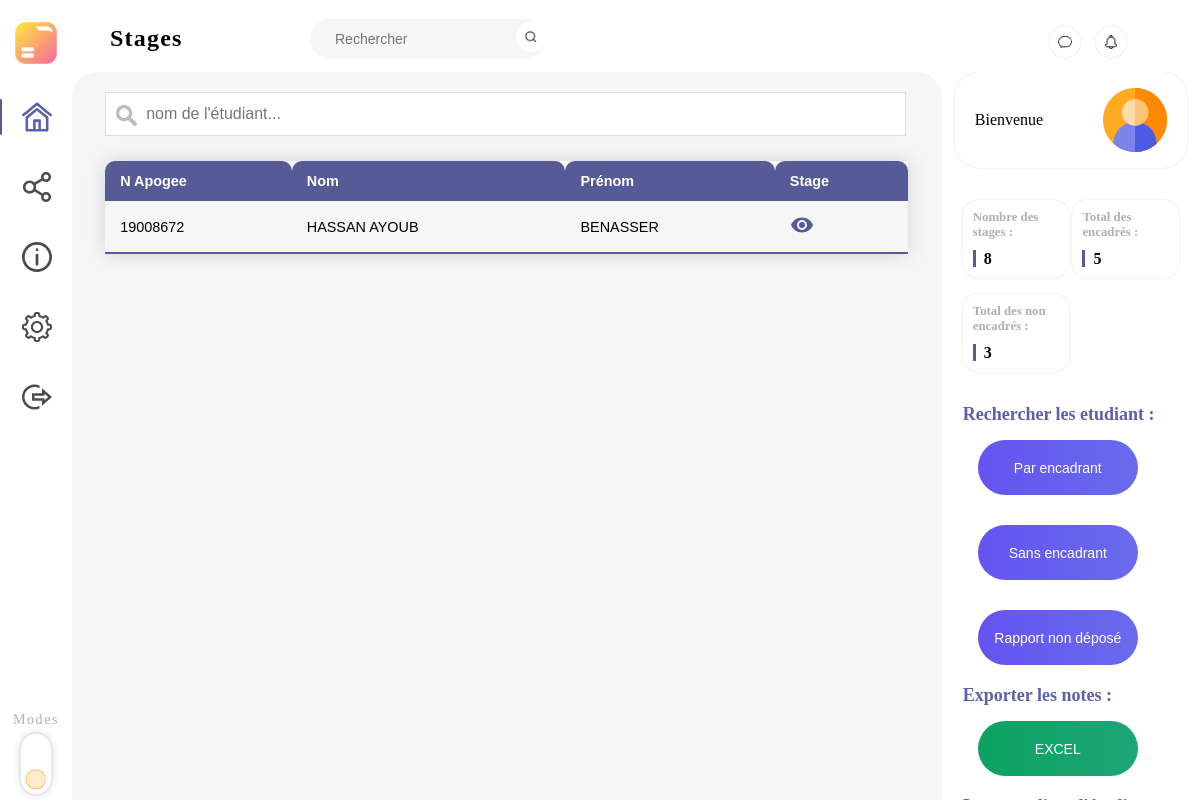
The app's page /admin/recherche_rapport_non_deposer.php (signed in) with its own data.
### tables this page shows
CREATE TABLE `stage` (
  `id_stage` int(15) NOT NULL,
  `intitule_sujet` varchar(30) DEFAULT NULL,
  `description_sujet` varchar(300) DEFAULT NULL,
  `technologies` varchar(90) DEFAULT NULL,
  `premiere_version` varchar(200) DEFAULT NULL,
  `version_corrige` varchar(200) DEFAULT NULL,
  `presentation` varchar(200) DEFAULT NULL,
  `attestation_stage` varchar(200) DEFAULT NULL,
  `fiche_evalution` varchar(200) DEFAULT NULL,
  `nom_encadrant` varchar(200) DEFAULT NULL,
  `prenom_encardrant` varchar(30) DEFAULT NULL,
  `note` int(10) DEFAULT NULL,
  `est_valide` tinyint(1) DEFAULT 0,
  `type` varchar(10) DEFAULT NULL,
  `id_enseignant` int(20) DEFAULT NULL,
  `id_entreprise` int(20) DEFAULT NULL,
  `id_etudiant` int(20) DEFAULT NULL,
  `duree` int(3) DEFAULT NULL,
  `nom_binome` varchar(20) DEFAULT NULL,
  `prenom_binome` varchar(20) DEFAULT NULL,
  `photo_binome` varchar(80) DEFAULT NULL,
  `creation_date` date DEFAULT NULL
);

CREATE TABLE `etudiant` (
  `id_etudiant` int(15) NOT NULL,
  `prenom` varchar(30) NOT NULL,
  `nom` varchar(30) NOT NULL,
  `email` varchar(50) NOT NULL,
  `code` varchar(25) NOT NULL,
  `photo` varchar(80) DEFAULT NULL,
  `filiere` varchar(25) NOT NULL
);

### admin/recherche_rapport_non_deposer.php (the view, shortened to what this page needs)
<?php
if(isset($_SESSION["id"])){
    include("../connexion.php");
                 $compteur = "select * from stage";
                 $compt1 = mysqli_query($link,$compteur);
                 $n1=mysqli_num_rows($compt1);
                 $compteur2 = "select * from stage where id_enseignant is null";
                 $compt2 = mysqli_query($link,$compteur2);
                 $n2=mysqli_num_rows($compt2);
}
else{
    header("location: ../index.php");
}
?>
<!DOCTYPE html>
<html lang="fr">
<head>
    <link rel="stylesheet" href="css/style_accueil_nav.css">
    <link rel="stylesheet" href="css/style_accueil_centre.css">
    <link rel="stylesheet" href="css/right_section.css">
    <link rel="stylesheet" href="../main_style1.css">
    <link rel="stylesheet" href="css/style_right_side_admin.css">
    <link rel="stylesheet" href="css/style_recherche_admin.css">
</head>
<body>
    <nav>
        <div id="logo_container">
            <img src="../assets/local_assets/images/logo.png" alt="Logo" id="logo" onClick="window.open('accueil_admin.php', '_self')">
        </div>
        <div id="nav_center">
            <h2>Stages</h2>
            <div id="search_bar">
            <form action="" method="POST" id="test">
                <input type="text" name="search1" placeholder="Rechercher" id="inputes">
                <button type="submit" name="sent" id="test1"><img src="../assets/local_assets/images/search.png" alt="search" class="rounded_icon_light"></button>
            </form>
            </div>
        </div>
            <div id="nav_right">
                <img src="../assets/local_assets/images/conv.png" alt="chat" class="rounded_icon_dark">
                <img src="../assets/local_assets/images/notification.png" alt="notifications" class="rounded_icon_dark">
            </div>
    </nav>
    <div id="content">
        <aside id="left_side">
            <div id="left_navition">
                <li><a href="accueil_admin.php" class="nav_active">
                        <div></div><img src="../assets/local_assets/svg/home.svg" alt="" onClick="window.open('accueil_enseignant.php', '_self')">
                    </a></li>
                <li><a href="https://www.facebook.com/sharer/sharer.php?u=http://www.gestionstage.rf.gd/" target="_blank">
                        <div></div><img src="../assets/local_assets/svg/share.svg" alt="">
                    </a></li>
                <li><a href="#">
                        <div></div><img src="../assets/local_assets/svg/about.svg" alt="">
                    </a></li>
                <li><a href="#">
                        <div></div><img src="../assets/local_assets/svg/settings.svg" alt="" onClick="window.open('../profile/profile.php', '_self')">
                    </a></li>
                    <li><a href="../deconnexion.php">
                        <div></div><img src="../assets/local_assets/svg/signout.svg" alt="">
                    </a></li>
            </div>
            <div id="modes">
                <p>Modes</p>
                <div id="mode_toggle">
                    <label>
                        <div class='toggle-slot'>
                            <div class='sun-icon-wrapper'>
                                <div class="iconify sun-icon" data-icon="feather-sun" data-inline="false"></div>
                            </div>
                            <div class='toggle-button'></div>
                        </div>
                    </label>
                </div>
            </div>
        </aside>
       <main>
       <div id="recherche_etudiant">
            <form action="#">
                <input type="text" id="myInput" onkeyup="myFunction()" placeholder="nom de l'étudiant...">
            </form>
            <table id="styled-table" >
            <thead>
                <tr>
                    <th>N Apogee</th>
                    <th>Nom</th>
                    <th>Prénom</th>
                    <th>Stage</th>
                </tr>
            </thead>
            <tbody>
<?php
	$sql="SELECT *
    FROM etudiant,stage
    where (etudiant.id_etudiant=stage.id_etudiant) and (premiere_version is null) and (version_corrige is null);";
    $result = mysqli_query($link,$sql);
    while($data=mysqli_fetch_assoc($result)){
    ?>
    <tr>
        <td><?php echo $data['id_etudiant']?></td>
        <td><?php echo $data['nom'] ?></td>
        <td><?php echo $data['prenom'] ?></td>
        <td><a title="Voir le detail" style="color: #565A97; text-align: center;" onclick="window.location.href='visualiser_stage.php?id_stage=<?php echo $data['id_stage'] ?>'">
          </a>
        </td>
    </tr>
<?php  } ?>
            </tbody>
        </table>
        </div>
       </main>
       <aside id="right_side">
        <div id="hello_container" onClick="window.open('../profile/profile.php', '_self')">
            <p>Bienvenue </b></p>
            <img src="../assets/local_assets/images/user_icon.png" alt="user_icon">
        </div>
        <div id="right_container">
            <div id="overview_container">
                    <div class="overview">
                        <p class="overview_name">Nombre des stages :</p>
                        <b class="overview_data"><?php echo $n1?></b>
                    </div>
                    <div class="overview">
                        <p class="overview_name">Total des encadrés :</p>
                        <b class="overview_data"><?php echo ($n1-$n2)?></b>
                    </div>
                    <div class="overview">
                        <p class="overview_name">Total des non encadrés :</p>
                        <b class="overview_data"><?php echo $n2?></b>
                    </div>
                </div>
            <div id="activity_container">
                <div class="links">
                    <p class="titre">Rechercher les etudiant  :</p>
                    <a href="recherche par encadrant.php"><button class="bn632-hover bn23" class='b_rechercher'>Par encadrant</button></a>
                    <a href="recherche_etudiant_sans_encadrant.php"><button class="bn632-hover bn23" class='b_rechercher'>Sans encadrant</button></a>
                    <a href="recherche_rapport_non_deposer.php"><button class="bn632-hover bn23" class='b_rechercher'>Rapport non déposé</button></a>
                </div>
                <div class="exel">
                    <p class="titre">Exporter les notes :</p>
                    <a href="csv.php"><button class="bn632-hover bn22">EXCEL</button></a>
                </div>
                <div class="exel">
                </div>
            </div>
        </div>
    </aside>
    </div>
</body>
</html>

### admin/css/style_accueil_nav.css (style rules this page uses)
body { background-color: var(--color-white); color: var(--color-black); }
nav { display: flex; flex-direction: row; justify-content: space-between; align-items: center; width: 100%; height: var(--height-top-nav); position: relative; }
#logo_container { display: flex; align-items: center; justify-content: center; width: var(--width-left-section); }
#test { display: flex; }
#test1 { border: none; background-color: var(--color-grey-light); width: 10px; }
#logo_container #logo { width: 50px; height: 50px; margin-top: 13px; }
.rounded_icon_light, .rounded_icon_dark { width: 14px; height: 14px; border-radius: 50%; padding: 8px; background-color: var(--color-white); }
.rounded_icon_dark { border: 2px solid var(--color-grey-light); }
#nav_center { width: var(--width-center-section); display: flex; flex-direction: row; align-items: center; justify-content: space-between; position: absolute; top: 25px; left: 80px; }
#nav_center h2 { margin-left: 30px; margin-right: 0px; letter-spacing: 1.2px; }
#search_bar { width: 235px; height: 40px; background-color: var(--color-grey-light); display: flex; align-items: center; border-radius: 25px; margin-right: 20%; position: absolute; left: 230px; }
#search_bar input { flex: 1; border: none; outline: none; height: 40px; background-color: var(--color-grey-light); margin-left: 25px; font-size: 14px; }
#search_bar img { margin-right: 6px; }
#nav_right { width: var(--width-right-section); display: flex; flex-direction: row; align-items: center; justify-content: space-evenly; position: absolute; right: -20px; top: 25px; }
#nav_right img:first-child { margin-left: 30%; }
#nav_right img:last-child { margin-right: 30%; }
#left_side { display: flex; flex-direction: column; align-items: center; justify-content: space-between; width: var(--width-left-section); height: calc(100vh - var(--width-left-section)); }
#left_side li { list-style-type: none; width: var(--width-left-section); text-align: center; margin-top: 30px; margin-bottom: 40px; }
#left_side li a { list-style-type: none; width: var(--width-left-section); height: 30px; display: flex; align-items: center; }
#left_side li a div { background-color: var(--color-white); height: 36px; width: 2px; border-radius: 5px; }
#left_side li a img { width: 30px; height: 30px; padding: 4px calc((var(--width-left-section) - 32px) / 2); }
#left_side li a.nav_active div { background-color: var(--color-purple); }
#left_side li a.nav_active img { filter: invert(26%) sepia(13%) saturate(1876%) hue-rotate(198deg) brightness(94%) contrast(96%); }
#modes p { display: flex; align-items: center; justify-content: center; color: var(--color-grey-dark); font-size: 14px; font-weight: 500; letter-spacing: 1.6px; }
#mode_toggle { margin: 0; padding: 0; height: var(--width-left-section); width: 80px; transform: rotate(90deg); display: flex; align-items: center; justify-content: center; }
.toggle-slot { position: relative; height: 30px; width: 60px; border: 2px solid #e4e7ec; border-radius: 25px; background-color: white; box-shadow: 0px 0px 8px #e4e7ec; transition: background-color 250ms; }
.toggle-button { transform: translate(35.25px, 5.25px); position: absolute; height: 19.5px; width: 19.5px; border-radius: 50%; background-color: #ffeccf; box-shadow: inset 0px 0px 0px 0.75px #ffbb52; transition: background-color 250ms, border-color 250ms, transform 500ms cubic-bezier(.26, 2, .46, .71); }
.sun-icon { position: absolute; height: 18px; width: 18px; color: #ffbb52; }
.sun-icon-wrapper { position: absolute; height: 18px; width: 18px; opacity: 1; transform: translate(6px, 6px) rotate(15deg); transform-origin: 50% 50%; transition: opacity 150ms, transform 500ms cubic-bezier(.26, 2, .46, .71); }

### admin/css/style_accueil_centre.css (style rules this page uses)
body { background-color: var(--color-white); overflow: hidden; }
#content { display: flex; }
main { width: var(--width-center-section); height: calc(100vh - var(--height-top-nav)); background-color: var(--color-grey-light); border-top-left-radius: 25px; border-top-right-radius: 25px; overflow-y: auto; display: flex; flex-wrap: wrap; padding: 0 1%; }
input { outline: none; border: none; }
#test1 { background: none; }

### main_style1.css (style rules this page uses)
* { padding: 0; margin: 0; }
:root { --color-white: #ffffff; --color-grey-light: #f6f6f6; --color-grey-medium: #d8d8d8; --color-grey-dark: #afafaf; --color-black: #000000; --color-purple: #565a97; }
:root { --height-top-nav: 6vw; --width-left-section: 6vw; --width-center-section: 72vw; --width-right-section: 22vw; --width-right-nav-top: 16vw; --width-right-nav-bottom: 18vw; }

### records on screen
stage: id_etudiant "19008672", id_etudiant.nom "HASSAN AYOUB", id_etudiant.prenom "BENASSER"

### other values on screen
$n1 "8"
$n1-$n2 "5"
$n2 "3"
